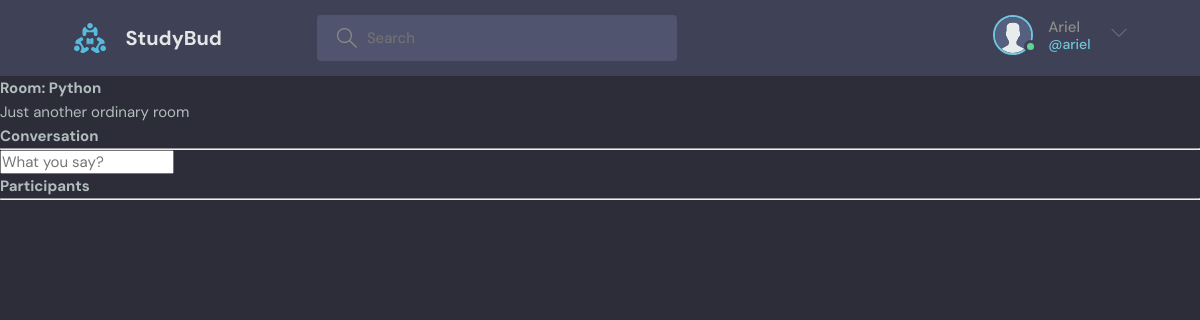
/room/2 (signed in), run on an earlier commit of the app's database.
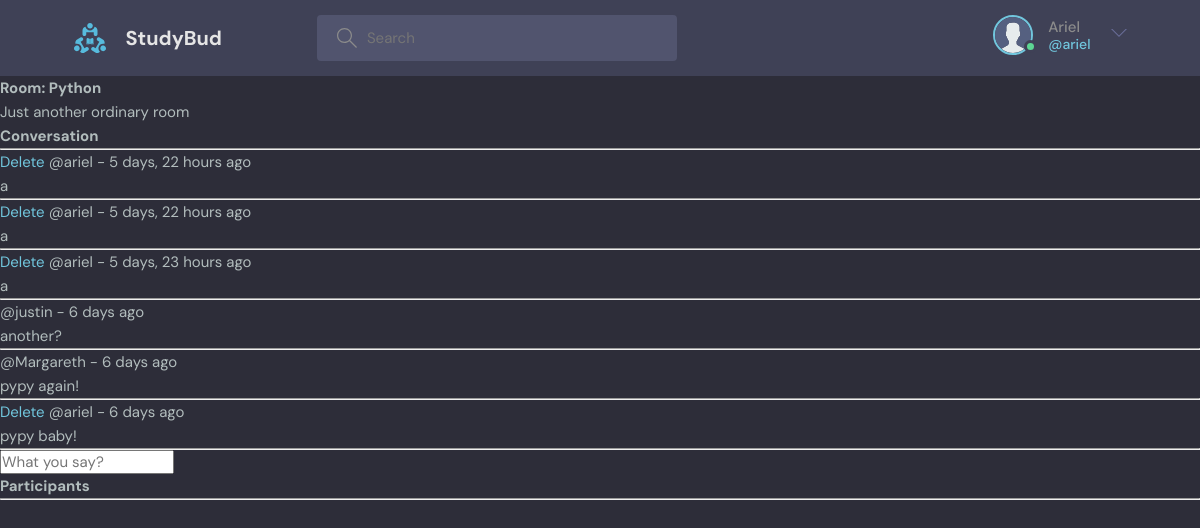
And on a later commit of the database.
### general/models.py (models this page shows, shortened)
class Message(models.Model):
    author = models.ForeignKey(get_user_model(), on_delete=models.CASCADE)
    room = models.ForeignKey(Room, on_delete=models.CASCADE)
    body = models.TextField()
    created = models.DateTimeField(auto_now_add=True)
    updated = models.DateTimeField(auto_now=True)
    class Meta:
        ordering = ["-updated", "-created"]

### general/views.py (the view, shortened to what this page needs)
# urls.py: path("room/<str:pk>", RoomView.as_view(), name="room"),
class RoomView(CustomLoginRequiredMixin, CreateView):
    form_class = MessageForm
    template_name = "room.html"
    context = {}
    success_message = "Message registered successfully"
    @staticmethod
    def get(request, pk):
        room = Room.objects.get(id=pk)
        messages = room.message_set.all().order_by("-created")
        participants = room.participants.all()
        context = {
            "room": room,
            "room_messages": messages,
            "participants": participants,
        }
        return render(request, "general/room.html", context)

### general/templates/general/room.html (shortened to what this page needs)
{% extends "main.html" %}
{% load static %}
{% block content %}
  <div class="room-container">
    <div>
      <h1>Room: {{room.name}}</h1>
      <p>{{ room.description }}</p>
      <div class="comment-wrapper">
        <h3>Conversation</h3>
        <hr>
        {% for message in room_messages %}
          <div>
            {% if request.user == message.author %}
              <a href="{% url 'delete-message' message.id %}">Delete</a>
            {% endif %}
            <span>@{{ message.author }}  -  {{ message.created|timesince }} ago</span>
            <p>{{ message.body }}</p>
            <hr>
          </div>
        {% endfor%}
      </div>
      {% if request.user.is_authenticated %}
      <div class="comment-form">
        <form method="POST" action="">
          <label>
            <input type="text" name="body" placeholder="What you say?">
          </label>
        </form>
      </div>
      {% endif %}
    </div>
    <div>
      <h3>Participants</h3>
      <hr>
    </div>
  </div>
{% endblock content %}

What changed in the data, as far as the page shows it:
added Message: shows "Delete", author "ariel", created "5 days, 22 hours", body "a"
added Message: shows "Delete", author "ariel", created "5 days, 22 hours", body "a"
added Message: shows "Delete", author "ariel", created "5 days, 23 hours", body "a"
added Message: author "justin", created "6 days", body "another?"
added Message: author "Margareth", created "6 days", body "pypy again!"
added Message: shows "Delete", author "ariel", created "6 days", body "pypy baby!"
